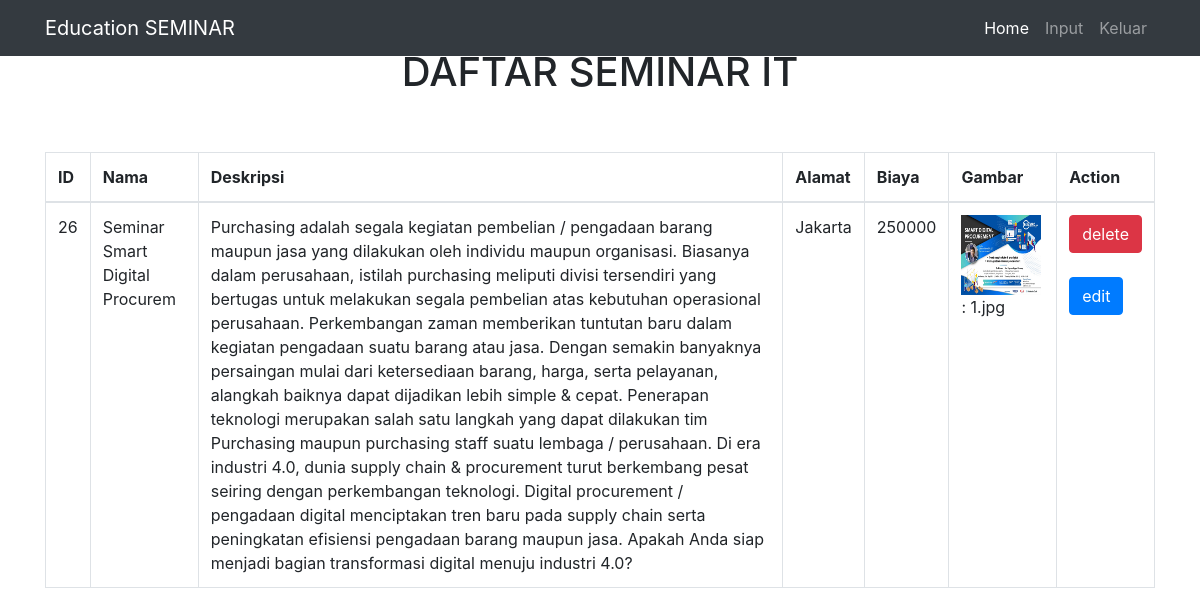
The app's page /admin/index.php with its own data.
### tables this page shows
CREATE TABLE `tambah` (
  `id` int(11) NOT NULL,
  `nama_seminar` varchar(30) NOT NULL,
  `deskripsi` text NOT NULL,
  `alamat` text NOT NULL,
  `biaya` varchar(10) NOT NULL,
  `gambar` varchar(30) NOT NULL
);

### admin/index.php (the view, shortened to what this page needs)
<!DOCTYPE html>
<html lang="en">
<head>
    <link rel="stylesheet" href="style.css">
    <link rel="stylesheet" href="css/bootstrap.min.css">
</head>
<body>
        <nav class="navbar navbar-expand-lg navbar-dark bg-dark fixed-top">
                <div class="container">
                  <a class="navbar-brand" href="#">Education SEMINAR</a>
                  <div class="collapse navbar-collapse" id="navbarResponsive">
                    <ul class="navbar-nav ml-auto">
                      <li class="nav-item active">
                        <a class="nav-link" href="index.html">Home
                            </a>
                      </li>
                      <li class="nav-item">
                        <a class="nav-link" href="form_input.php">Input</a>
                      </li>
                      <li class="nav-item">
                        <a class="nav-link" href="logout.php">Keluar</a>
                      </li>
                    </ul>
                  </div>
                </div>
              </nav>
<br>
<br>
    <div class="container">
      <h1 class="display-5" text align="center">DAFTAR SEMINAR IT</h1>
                        <br>
                        <br>
<table id="example2" class="table table-bordered table-hover">
                                        <thead>
                                            <tr>
                                                <th>ID</th>
                                                <th>Nama</th>
                                                <th>Deskripsi</th>
                                                <th>Alamat</th>
                                                <th>Biaya</th>
                                                <th>Gambar</th>
                                                 <th>Action</th>
                                            </tr>
                                        </thead>
        <?php
        require_once('../koneksi.php');
        $baca= "SELECT * FROM tambah order by ID desc";
        $tampil = mysqli_query($koneksi, $baca);
        if (mysqli_num_rows($tampil)>0) {
        while($row=mysqli_fetch_assoc($tampil)){
            echo"<tbody>
            <tr>
                <td>$row[id]</td>
                <td>$row[nama_seminar]</td>
                <td>$row[deskripsi]</td>
                <td>$row[alamat]</td>
                 <td>$row[biaya]</td>
                <td><img src='$row[gambar]' width='80' height='80'> : $row[gambar]</img></td>
                <td><a class='btn btn-danger' href=delete.php?id=$row[id]> delete</a><br><br><a class='btn btn-primary' href=form_edit.php?id=$row[id]> edit</a></td>
            </tr>
            </tbody>
            ";}}
            ?>
            </table
<div id="footer">
  <br>  <br>  <br>  <br>
</div>
</body>
</html>

### records on screen
tambah: id "26", nama_seminar "Seminar Smart Digital Procurem", deskripsi "Purchasing adalah segala kegiatan pembelian / pengadaan barang maupun jasa yang dilakukan oleh individu maupun organisasi. Biasanya dalam perusahaan, istilah purchasing meliputi divisi tersendiri yang bertugas untuk melakukan segala pembelian atas kebutuhan operasional perusahaan. Perkembangan zaman memberikan tuntutan baru dalam kegiatan pengadaan suatu barang atau jasa. Dengan semakin banyaknya persaingan mulai dari ketersediaan barang, harga, serta pelayanan, alangkah baiknya dapat dijadikan lebih simple & cepat. Penerapan teknologi merupakan salah satu langkah yang dapat dilakukan tim Purchasing maupun purchasing staff suatu lembaga / perusahaan. Di era industri 4.0, dunia supply chain…", alamat "Jakarta", biaya "250000", gambar (picture), gambar "1.jpg"
